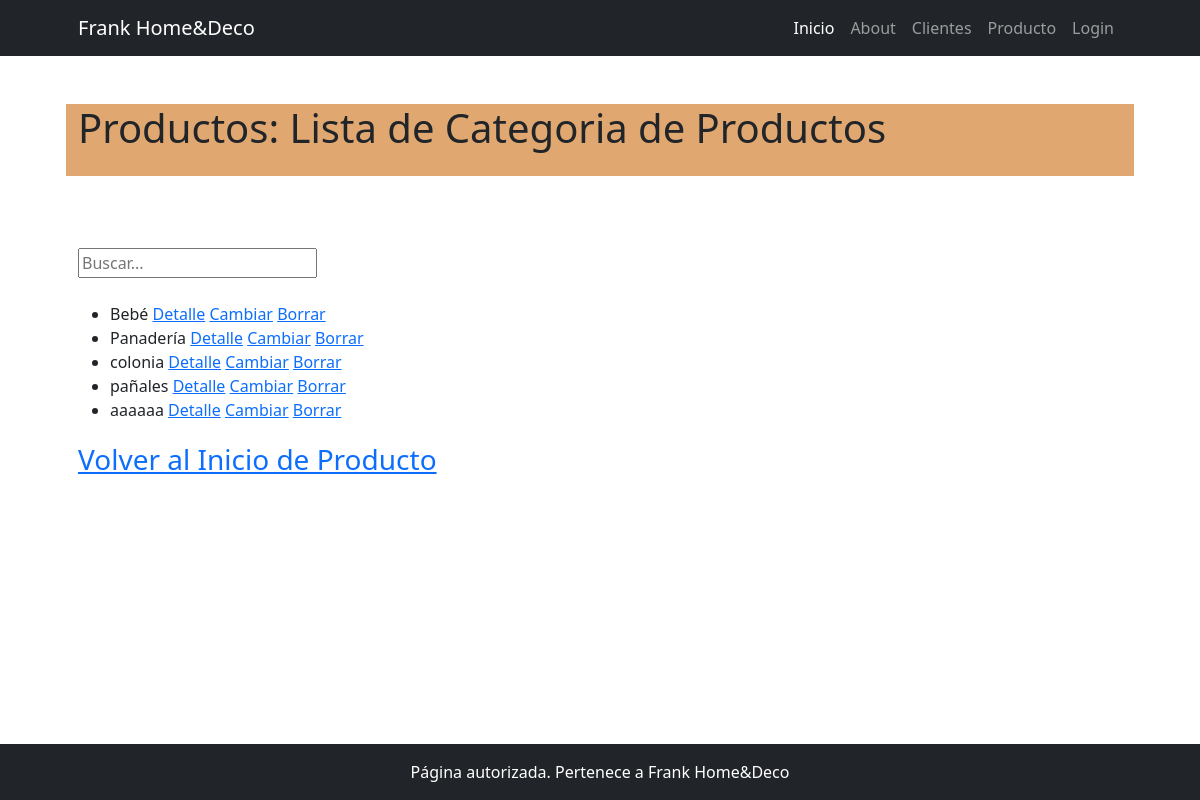
The app's page /producto/productocategoria/list/, older data.
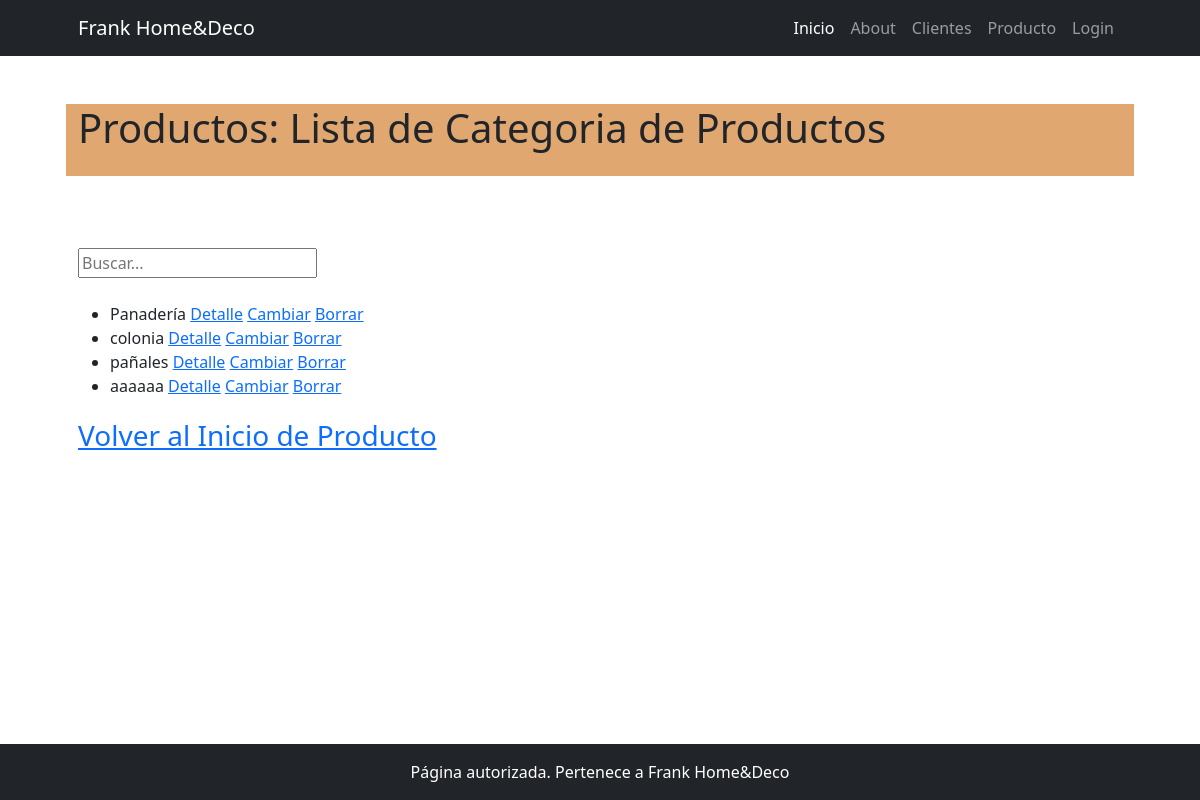
The same page, newer data.
### producto/models.py (models this page shows, shortened)
class ProductoCategoria(models.Model):
    nombre = models.CharField(max_length=200, unique=True)
    descripcion = models.CharField(max_length=250, null=True, blank=True, verbose_name="descripción")
    class Meta:
        verbose_name = "categoría de productos"
        verbose_name_plural = "categorías de productos"

### producto/views.py (the view)
# urls.py: path("productocategoria/list/", views.ProductoCategoriaList.as_view(), name="productocategoria_list"),
class ProductoCategoriaList(ListView):
    model = models.ProductoCategoria
    def get_queryset(self):
        if self.request.GET.get("consulta"):
            consulta = self.request.GET.get("consulta")
            object_list = models.ProductoCategoria.objects.filter(nombre__icontains=consulta)
        else:
            object_list = models.ProductoCategoria.objects.all()
        return object_list

### producto/templates/producto/productocategoria_list.html (shortened to what this page needs)
{% extends 'core/base.html' %}
{% block titulo %}
    {% include 'core/componentes/titulo1.html' with titulo="Productos: Lista de Categoria de Productos" %}
{% endblock titulo %}
{% block contenido %}
    <div class="py-lg-4 ">
        <form action="{% url 'producto:productocategoria_list' %}" method="get">
            <input type="text" name="consulta" placeholder="Buscar...">
        </form>
    </div>
    <ul>
        {% for producto in object_list %}
            <li>{{ producto.nombre }}
                <a href="{% url 'producto:productocategoria_detail' producto.id %}">Detalle</a>
                <a href="{% url 'producto:productocategoria_update' producto.id %}">Cambiar</a>
                <a href="{% url 'producto:productocategoria_delete' producto.id %}">Borrar</a>
            </li>
        {% endfor %}
    </ul>
    <div class="fs-3 pb-4">
        <a href="{% url 'producto:home' %}">Volver al Inicio de Producto</a>
    </div>
{% endblock contenido %}

Row changes from the older to the newer data that the page shows:
removed ProductoCategoria: nombre "Bebé"
